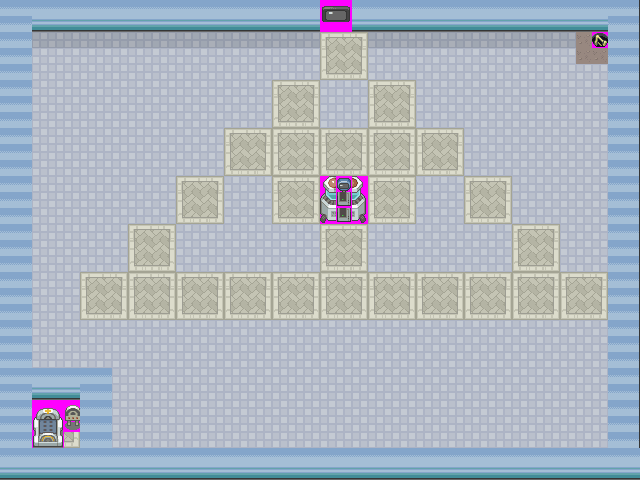

Tiled map render using the project's own tile images. Description and the map definition, with tile-layer contents summarised, below:
An orthogonal 40x30 tile map with 16x16 px tiles, 4 tile layers (Pisable, Suelo, Objetos, Objetos superpuestos), 1 hidden layer not drawn.

<map version="1.0" orientation="orthogonal" width="40" height="30" tilewidth="16" tileheight="16">
 <tileset firstgid="1" name="tileset" tilewidth="16" tileheight="16">
  <image source="../imagenes/tileset.png" trans="ff00ff" width="160" height="208" />
 </tileset>
 <layer name="Pisable" width="40" height="30">
  <data>[1200 cells, 273 non-empty, 1 distinct tile ids]</data>
 </layer>
 <layer name="Suelo" width="40" height="30">
  <data>[1200 cells, 1200 non-empty, 16 distinct tile ids]</data>
 </layer>
 <layer name="Objetos" width="40" height="30">
  <data>[1200 cells, 8 non-empty, 8 distinct tile ids]</data>
 </layer>
 <layer name="Objetos superpuestos" width="40" height="30">
  <data>[1200 cells, 13 non-empty, 12 distinct tile ids]</data>
 </layer>
 <layer name="Cielo" width="40" height="30" visible="0">
  <data>[1200 cells, 0 non-empty, 0 distinct tile ids]</data>
 </layer>
</map>